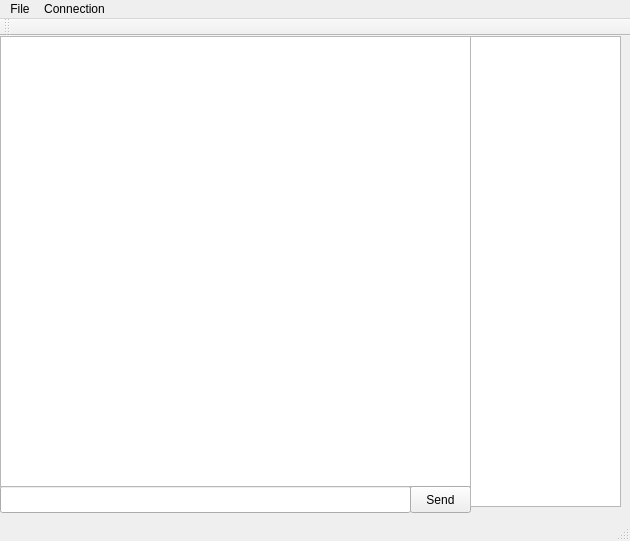
<?xml version="1.0" encoding="UTF-8"?>
<ui version="4.0">
 <class>MainWindow</class>
 <widget class="QMainWindow" name="MainWindow">
  <property name="geometry">
   <rect>
    <x>0</x>
    <y>0</y>
    <width>630</width>
    <height>541</height>
   </rect>
  </property>
  <property name="windowTitle">
   <string>MainWindow</string>
  </property>
  <widget class="QWidget" name="centralWidget">
   <widget class="QLineEdit" name="lineEdit_2">
    <property name="geometry">
     <rect>
      <x>0</x>
      <y>450</y>
      <width>411</width>
      <height>27</height>
     </rect>
    </property>
   </widget>
   <widget class="QTextBrowser" name="textBrowser">
    <property name="geometry">
     <rect>
      <x>0</x>
      <y>0</y>
      <width>471</width>
      <height>451</height>
     </rect>
    </property>
   </widget>
   <widget class="QPushButton" name="pushButton">
    <property name="geometry">
     <rect>
      <x>410</x>
      <y>450</y>
      <width>61</width>
      <height>27</height>
     </rect>
    </property>
    <property name="text">
     <string>Send</string>
    </property>
   </widget>
   <widget class="QTextBrowser" name="textBrowser_2">
    <property name="geometry">
     <rect>
      <x>470</x>
      <y>0</y>
      <width>151</width>
      <height>471</height>
     </rect>
    </property>
   </widget>
  </widget>
  <widget class="QMenuBar" name="menuBar">
   <property name="geometry">
    <rect>
     <x>0</x>
     <y>0</y>
     <width>630</width>
     <height>25</height>
    </rect>
   </property>
   <widget class="QMenu" name="menuFile">
    <property name="title">
     <string>File</string>
    </property>
    <addaction name="actionExit"/>
   </widget>
   <widget class="QMenu" name="menuConnection">
    <property name="title">
     <string>Connection</string>
    </property>
    <addaction name="actionConnect"/>
    <addaction name="actionOptions"/>
   </widget>
   <addaction name="menuFile"/>
   <addaction name="menuConnection"/>
  </widget>
  <widget class="QToolBar" name="mainToolBar">
   <attribute name="toolBarArea">
    <enum>TopToolBarArea</enum>
   </attribute>
   <attribute name="toolBarBreak">
    <bool>false</bool>
   </attribute>
  </widget>
  <widget class="QStatusBar" name="statusBar"/>
  <action name="actionConnect">
   <property name="text">
    <string>Connect</string>
   </property>
  </action>
  <action name="actionOptions">
   <property name="text">
    <string>Options</string>
   </property>
  </action>
  <action name="actionExit">
   <property name="text">
    <string>Exit</string>
   </property>
  </action>
 </widget>
 <layoutdefault spacing="6" margin="11"/>
 <resources/>
 <connections/>
</ui>
